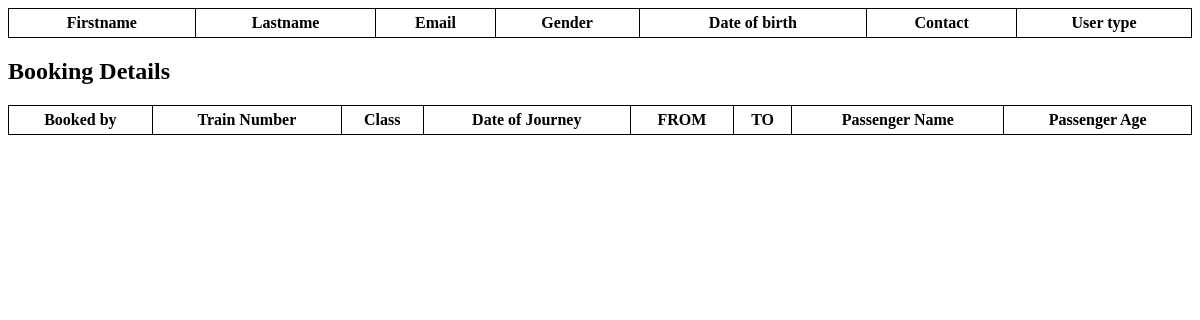
/getuser.php?u_name=CHECKMATE, run on an earlier commit of the app's database.
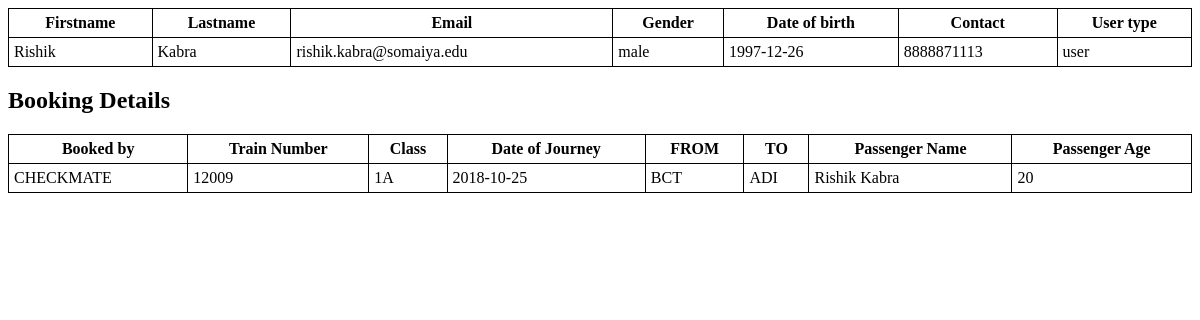
And on a later commit of the database.
### tables this page shows
CREATE TABLE `users` (
  `f_name` varchar(50) NOT NULL,
  `l_name` varchar(50) NOT NULL,
  `email` varchar(50) NOT NULL,
  `password` varchar(20) NOT NULL,
  `gender` varchar(10) NOT NULL,
  `marital` varchar(10) NOT NULL,
  `dob` varchar(20) NOT NULL,
  `mobile` bigint(10) NOT NULL,
  `ques` varchar(100) NOT NULL,
  `ans` varchar(100) NOT NULL,
  `usertype` varchar(5) NOT NULL,
  `u_name` varchar(25) DEFAULT NULL
);

CREATE TABLE `booking` (
  `uname` varchar(15) NOT NULL,
  `Tnumber` int(11) NOT NULL,
  `class` varchar(2) NOT NULL,
  `doj` date NOT NULL,
  `DOB` date NOT NULL,
  `fromstn` varchar(15) NOT NULL,
  `tostn` varchar(15) NOT NULL,
  `Name` varchar(15) NOT NULL,
  `Age` int(11) NOT NULL,
  `sex` varchar(10) NOT NULL,
  `Status` varchar(20) NOT NULL
);

### getuser.php (the view, shortened to what this page needs)
<!DOCTYPE html>
<html>
<head>
</head>
<body>
<?php
$u_name = strval($_GET['u_name']);
require ('firstimport.php');
mysqli_select_db($conn,"$db_name")or die("cannot select DB");
$tbl_name="users";
$sql="SELECT * FROM $tbl_name WHERE u_name = '$u_name'";
$result = mysqli_query($conn,$sql) or die("Error: " . mysqli_error($conn));;
echo "<table>
<tr>
<th>Firstname</th>
<th>Lastname</th>
<th>Email</th>
<th>Gender</th>
<th>Date of birth</th>
<th>Contact</th>
<th>User type</th>
</tr>";
while($row = mysqli_fetch_array($result)) {
    echo "<tr>";
    echo "<td>" . $row['f_name'] . "</td>";
    echo "<td>" . $row['l_name'] . "</td>";
    echo "<td>" . $row['email'] . "</td>";
    echo "<td>" . $row['gender'] . "</td>";
    echo "<td>" . $row['dob'] . "</td>";
    echo "<td>" . $row['mobile'] . "</td>";
    echo "<td>" . $row['usertype'] . "</td>";
    echo "</tr>";
}
echo "</table>";
?>
<h2> Booking Details</h2>
<?php
$tbl_name="booking";
$sql="SELECT * FROM $tbl_name WHERE uname = '$u_name'";
$result = mysqli_query($conn,$sql) or die("Error: " . mysqli_error($conn));;
echo "<table>
<tr>
<th>Booked by</th>
<th>Train Number</th>
<th>Class</th>
<th>Date of Journey</th>
<th>FROM</th>
<th>TO</th>
<th>Passenger Name</th>
<th>Passenger Age</th>
</tr>";
while($row = mysqli_fetch_array($result)) {
    echo "<tr>";
    echo "<td>" . $row['uname'] . "</td>";
    echo "<td>" . $row['Tnumber'] . "</td>";
    echo "<td>" . $row['class'] . "</td>";
    echo "<td>" . $row['doj'] . "</td>";
    echo "<td>" . $row['fromstn'] . "</td>";
    echo "<td>" . $row['tostn'] . "</td>";
    echo "<td>" . $row['Name'] . "</td>";
    echo "<td>" . $row['Age'] . "</td>";
    echo "</tr>";
}
echo "</table>";
 ?>
</body>
</html>

What changed in the data, as far as the page shows it:
added users: f_name "Rishik", l_name "Kabra", email "rishik.kabra@somaiya.edu", gender "male", dob "1997-12-26", mobile "8888871113", usertype "user"
added booking: uname "CHECKMATE", Tnumber "12009", class "1A", doj "2018-10-25", fromstn "BCT", tostn "ADI", Name "Rishik Kabra", Age "20"
